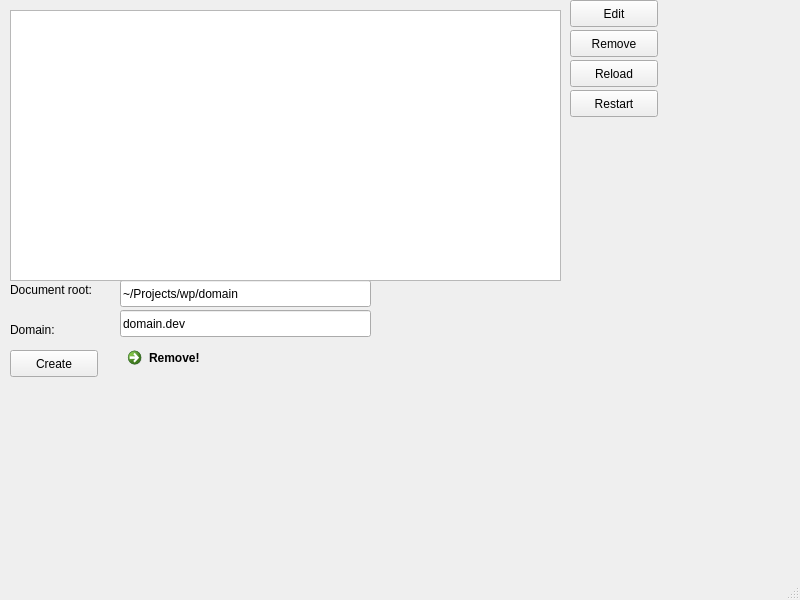
<?xml version="1.0" encoding="UTF-8"?>
<ui version="4.0">
 <class>MainWindow</class>
 <widget class="QMainWindow" name="MainWindow">
  <property name="windowModality">
   <enum>Qt::ApplicationModal</enum>
  </property>
  <property name="geometry">
   <rect>
    <x>0</x>
    <y>0</y>
    <width>800</width>
    <height>600</height>
   </rect>
  </property>
  <property name="sizePolicy">
   <sizepolicy hsizetype="Maximum" vsizetype="Maximum">
    <horstretch>0</horstretch>
    <verstretch>0</verstretch>
   </sizepolicy>
  </property>
  <property name="windowTitle">
   <string>MainWindow</string>
  </property>
  <widget class="QWidget" name="centralwidget">
   <widget class="QPushButton" name="btn_edit">
    <property name="geometry">
     <rect>
      <x>570</x>
      <y>0</y>
      <width>88</width>
      <height>27</height>
     </rect>
    </property>
    <property name="text">
     <string>Edit</string>
    </property>
   </widget>
   <widget class="QPushButton" name="btn_remove">
    <property name="geometry">
     <rect>
      <x>570</x>
      <y>30</y>
      <width>88</width>
      <height>27</height>
     </rect>
    </property>
    <property name="text">
     <string>Remove</string>
    </property>
   </widget>
   <widget class="QPushButton" name="btn_restart">
    <property name="geometry">
     <rect>
      <x>570</x>
      <y>90</y>
      <width>88</width>
      <height>27</height>
     </rect>
    </property>
    <property name="text">
     <string>Restart</string>
    </property>
   </widget>
   <widget class="QPushButton" name="btn_reload">
    <property name="geometry">
     <rect>
      <x>570</x>
      <y>60</y>
      <width>88</width>
      <height>27</height>
     </rect>
    </property>
    <property name="text">
     <string>Reload</string>
    </property>
   </widget>
   <widget class="QPushButton" name="btn_create">
    <property name="geometry">
     <rect>
      <x>10</x>
      <y>350</y>
      <width>88</width>
      <height>27</height>
     </rect>
    </property>
    <property name="text">
     <string>Create</string>
    </property>
    <property name="icon">
     <iconset theme="folder-new">
      <normaloff>.</normaloff>.</iconset>
    </property>
   </widget>
   <widget class="QLineEdit" name="lineEdit_2">
    <property name="geometry">
     <rect>
      <x>120</x>
      <y>310</y>
      <width>251</width>
      <height>27</height>
     </rect>
    </property>
    <property name="text">
     <string>domain.dev</string>
    </property>
   </widget>
   <widget class="QLabel" name="label">
    <property name="geometry">
     <rect>
      <x>10</x>
      <y>280</y>
      <width>161</width>
      <height>19</height>
     </rect>
    </property>
    <property name="text">
     <string>Document root:</string>
    </property>
   </widget>
   <widget class="QCommandLinkButton" name="commandLinkButton">
    <property name="geometry">
     <rect>
      <x>120</x>
      <y>340</y>
      <width>176</width>
      <height>41</height>
     </rect>
    </property>
    <property name="autoFillBackground">
     <bool>false</bool>
    </property>
    <property name="text">
     <string>Remove!</string>
    </property>
    <property name="icon">
     <iconset theme="dialog-warning">
      <normaloff>.</normaloff>.</iconset>
    </property>
   </widget>
   <widget class="QLineEdit" name="lineEdit">
    <property name="geometry">
     <rect>
      <x>120</x>
      <y>280</y>
      <width>251</width>
      <height>27</height>
     </rect>
    </property>
    <property name="text">
     <string>~/Projects/wp/domain</string>
    </property>
   </widget>
   <widget class="QLabel" name="label_2">
    <property name="geometry">
     <rect>
      <x>10</x>
      <y>320</y>
      <width>67</width>
      <height>19</height>
     </rect>
    </property>
    <property name="text">
     <string>Domain:</string>
    </property>
   </widget>
   <widget class="QTreeView" name="listItems">
    <property name="geometry">
     <rect>
      <x>10</x>
      <y>10</y>
      <width>551</width>
      <height>271</height>
     </rect>
    </property>
    <attribute name="headerVisible">
     <bool>false</bool>
    </attribute>
   </widget>
  </widget>
  <widget class="QMenuBar" name="menubar">
   <property name="geometry">
    <rect>
     <x>0</x>
     <y>0</y>
     <width>800</width>
     <height>24</height>
    </rect>
   </property>
  </widget>
  <widget class="QStatusBar" name="statusbar"/>
 </widget>
 <resources/>
 <connections/>
</ui>
